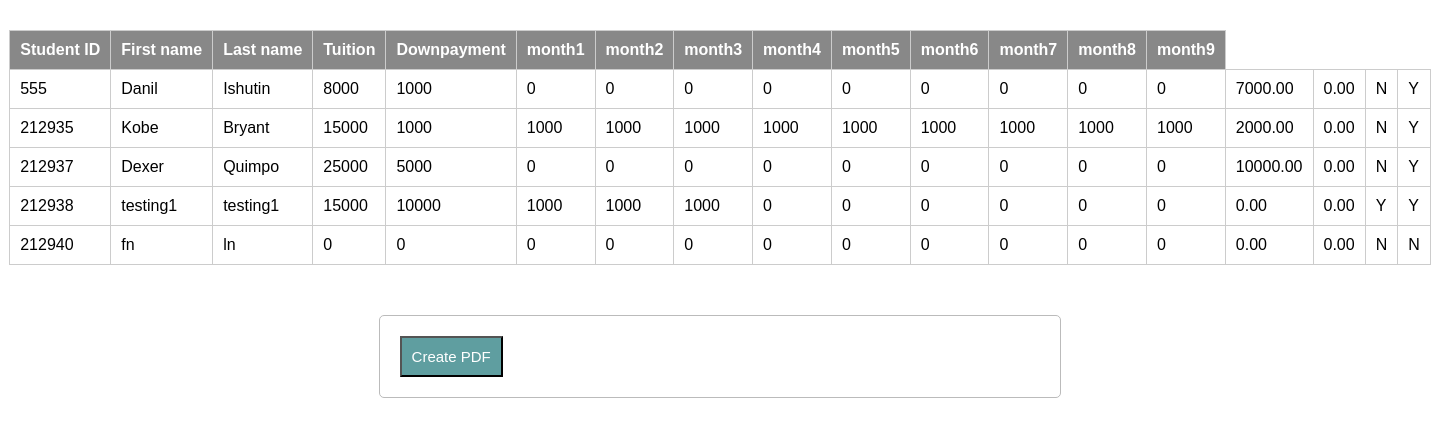
Screenshot of /generate.php with the database file from the repository.
### tables this page shows
CREATE TABLE `masterlist` (
  `Student_No` int(15) NOT NULL,
  `Status` varchar(45) DEFAULT NULL,
  `Last_name` varchar(45) DEFAULT NULL,
  `First_name` varchar(45) DEFAULT NULL,
  `Middle_initial` varchar(45) DEFAULT NULL,
  `Nickname` varchar(45) DEFAULT NULL,
  `Gender` varchar(45) DEFAULT NULL,
  `Date_of_birth` varchar(45) DEFAULT NULL,
  `Age` varchar(45) DEFAULT NULL,
  `Street` varchar(45) DEFAULT NULL,
  `Province` varchar(45) DEFAULT NULL,
  `Contact_No` varchar(45) DEFAULT NULL,
  `Fathers_name` varchar(45) DEFAULT NULL,
  `Fathers_contact_No` varchar(45) DEFAULT NULL,
  `Fathers_email` varchar(45) DEFAULT NULL,
  `Mothers_name` varchar(45) DEFAULT NULL,
  `Mothers_contact_No` varchar(45) DEFAULT NULL,
  `Mothers_email` varchar(45) DEFAULT NULL,
  `Guardians_name` varchar(45) DEFAULT NULL,
  `Relationship_with_student` varchar(45) DEFAULT NULL,
  `Guardians_email` varchar(45) DEFAULT NULL,
  `Guardians_contact_No` varchar(45) DEFAULT NULL,
  `Case` varchar(45) DEFAULT NULL,
  `One_on_one` varchar(45) DEFAULT NULL,
  `RR_class` varchar(45) DEFAULT NULL,
  `ABCs_class` varchar(45) DEFAULT NULL,
  `Beginner_class` varchar(45) DEFAULT NULL,
  `Skill_development_class` varchar(45) DEFAULT NULL,
  `Sight_reading_class` varchar(45) DEFAULT NULL,
  `Pre_Voc_class` varchar(45) DEFAULT NULL,
  `Learning_center` varchar(45) DEFAULT NULL,
  `BLC_class` varchar(45) DEFAULT NULL,
  `Kinder_music_class` varchar(45) DEFAULT NULL,
  `Group_class_SSDS` varchar(45) DEFAULT NULL,
  `SpEd_class_SSDS` varchar(45) DEFAULT NULL,
  `Antipolo_ABCs` varchar(45) DEFAULT NULL,
  `Antipolo_elementary` varchar(45) DEFAULT NULL,
  `Antipolo_high_school` varchar(45) DEFAULT NULL,
  `Supervisor_Teacher_in_charge` varchar(45) DEFAULT NULL,
  `Remarks` varchar(45) DEFAULT NULL,
  PRIMARY KEY (`Student_No`)
);

CREATE TABLE `accounts` (
  `student_id` int(11) NOT NULL,
  `first_name` varchar(45) DEFAULT NULL,
  `last_name` varchar(45) DEFAULT NULL,
  `prelim` int(11) DEFAULT NULL,
  `midterm` int(11) DEFAULT NULL,
  `final` int(11) DEFAULT NULL,
  `total_tuition` int(11) DEFAULT '0',
  `downpayment` int(11) DEFAULT '0',
  `month1` int(11) DEFAULT '0',
  `month2` int(11) DEFAULT '0',
  `month3` int(11) DEFAULT '0',
  `month4` int(11) DEFAULT '0',
  `month5` int(11) DEFAULT '0',
  `month6` int(11) DEFAULT '0',
  `month7` int(11) DEFAULT '0',
  `month8` int(11) DEFAULT '0',
  `month9` int(11) DEFAULT '0',
  `balance` decimal(11,2) DEFAULT '0.00',
  `total_payment` decimal(11,2) DEFAULT '0.00',
  `monthly_payment` decimal(11,2) DEFAULT '0.00',
  `late_payer` varchar(45) DEFAULT 'N',
  `late_payment1` int(11) DEFAULT '0',
  `late_payment2` int(11) DEFAULT '0',
  `late_payment3` int(11) DEFAULT '0',
  `late_payment4` int(11) DEFAULT '0',
  `late_payment5` int(11) DEFAULT '0',
  `fully_paid` varchar(45) DEFAULT 'N',
  PRIMARY KEY (`student_id`)
);

### generate.php (the view, shortened to what this page needs)
<?php
function fetch_data(){
$output = '';
$connect = mysqli_connect("localhost", "root", "ieti19", "birthright_db");
$results = "SELECT * FROM birthright_db.masterlist, birthright_db.login, birthright_db.accounts where verified='1' and tag = '2' and Status='Enrolled' and user_id=student_id and user_id=Student_No and student_id=Student_No";
$result = mysqli_query($connect, $results);
	while($row = mysqli_fetch_array($result))
	{
	$net = ($row['total_tuition'] - $row['downpayment'] - $row['month1'] - $row['month2'] - $row['month3'] - $row['month4'] - $row['month5'] - $row['month6'] - $row['month7'] - $row['month8'] - $row['month9']);
	$output .= '
			<tr>
				<td>'.$row["student_id"].'</td>
				<td>'.$row["first_name"].'</td>
				<td>'.$row["last_name"].'</td>
				<td>'.$row["total_tuition"].'</td>
				<td>'.$row["downpayment"].'</td>
				<td>'.$row["month1"].'</td>
				<td>'.$row["month2"].'</td>
				<td>'.$row["month3"].'</td>
				<td>'.$row["month4"].'</td>
				<td>'.$row["month5"].'</td>
				<td>'.$row["month6"].'</td>
				<td>'.$row["month7"].'</td>
				<td>'.$row["month8"].'</td>
				<td>'.$row["month9"].'</td>
				<td>'.$row["balance"].'</td>
				<td>'.$row["monthly_payment"].'</td>
				<td>'.$row["fully_paid"].'</td>
				<td>'.$row["late_payer"].'</td>
			</tr>
	';
}
return $output;
}
?>
<!DOCTYPE html>
<html>
<head>
<link rel="stylesheet" type = "text/css" href = "gradestyle.css">
</head>
<body>
	<table class="table sticky">
		<tr>
			<th>Student&nbspID</th>
			<th>First&nbspname</th>
			<th>Last&nbspname</th>
			<th>Tuition</th>
			<th>Downpayment</th>
			<th>month1</th>
			<th>month2</th>
			<th>month3</th>
			<th>month4</th>
			<th>month5</th>
			<th>month6</th>
			<th>month7</th>
			<th>month8</th>
			<th>month9</th>
		</tr>
		<?php
		echo fetch_data();
		?>
	</table>
<form method="post">
<input type="submit" name="create_pdf" class="btn btn-danger" value="Create PDF"/>
</form>
</body>
</html>

### gradestyle.css (style rules this page uses)
body { font-size: 19px; }
table { width: 50%; margin: 30px auto; border-collapse: collapse; text-align: left; }
tr { border-bottom: 1px solid #cbcbcb }
th, td { border: none; height: 30px; padding: 2px; }
form { width: 45%; margin: 50px auto; text-align: left; padding: 20px; border: 1px solid #bbbbbb; border-radius: 5px; }
.btn { padding: 10px; font-size: 15px; color: white; background: #5F9EA0; border: none: border-radius: 5px; }

### generate.php (style rules this page uses)
.table { font-family: sans-serif; border-collapse: collapse; font-size: 16px; background-color:white; }
.table th, .table td { padding: 10px; border: 1px solid #cccccc; background-color:white; }
.table th { background: #888888; color: #ffffff; }
.table.sticky th { position: sticky; top: 0; }

### rows the page displays
masterlist: accounts.student_id "555", accounts.first_name "Danil", accounts.last_name "Ishutin", accounts.total_tuition "8000", accounts.downpayment "1000", accounts.month1 "0", accounts.month2 "0", accounts.month3 "0", accounts.month4 "0", accounts.month5 "0", accounts.month6 "0", accounts.month7 "0", accounts.month8 "0", accounts.month9 "0", accounts.balance "7000.00", accounts.monthly_payment "0.00", accounts.fully_paid "N", accounts.late_payer "Y"
masterlist: accounts.student_id "212935", accounts.first_name "Kobe", accounts.last_name "Bryant", accounts.total_tuition "15000", accounts.downpayment "1000", accounts.month1 "1000", accounts.month2 "1000", accounts.month3 "1000", accounts.month4 "1000", accounts.month5 "1000", accounts.month6 "1000", accounts.month7 "1000", accounts.month8 "1000", accounts.month9 "1000", accounts.balance "2000.00", accounts.monthly_payment "0.00", accounts.fully_paid "N", accounts.late_payer "Y"
masterlist: accounts.student_id "212937", accounts.first_name "Dexer", accounts.last_name "Quimpo", accounts.total_tuition "25000", accounts.downpayment "5000", accounts.month1 "0", accounts.month2 "0", accounts.month3 "0", accounts.month4 "0", accounts.month5 "0", accounts.month6 "0", accounts.month7 "0", accounts.month8 "0", accounts.month9 "0", accounts.balance "10000.00", accounts.monthly_payment "0.00", accounts.fully_paid "N", accounts.late_payer "Y"
masterlist: accounts.student_id "212938", accounts.first_name "testing1", accounts.last_name "testing1", accounts.total_tuition "15000", accounts.downpayment "10000", accounts.month1 "1000", accounts.month2 "1000", accounts.month3 "1000", accounts.month4 "0", accounts.month5 "0", accounts.month6 "0", accounts.month7 "0", accounts.month8 "0", accounts.month9 "0", accounts.balance "0.00", accounts.monthly_payment "0.00", accounts.fully_paid "Y", accounts.late_payer "Y"
masterlist: accounts.student_id "212940", accounts.first_name "fn", accounts.last_name "ln", accounts.total_tuition "0", accounts.downpayment "0", accounts.month1 "0", accounts.month2 "0", accounts.month3 "0", accounts.month4 "0", accounts.month5 "0", accounts.month6 "0", accounts.month7 "0", accounts.month8 "0", accounts.month9 "0", accounts.balance "0.00", accounts.monthly_payment "0.00", accounts.fully_paid "N", accounts.late_payer "N"
